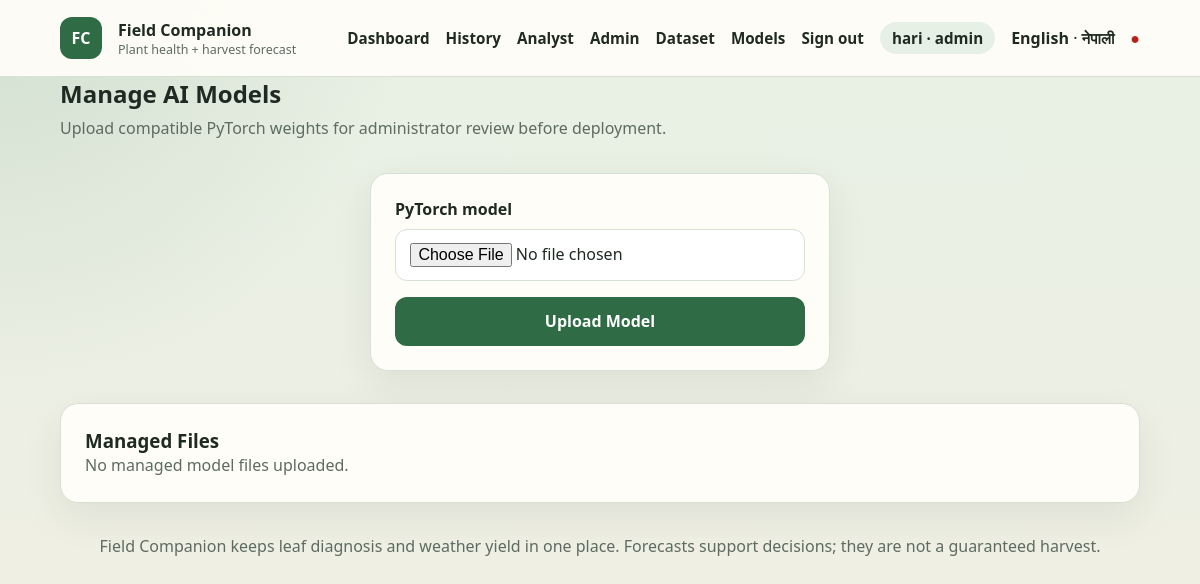
The page /admin/models (signed in) on the database its author committed.
### tables this page shows
CREATE TABLE users (
                id INTEGER PRIMARY KEY AUTOINCREMENT,
                name TEXT NOT NULL,
                email TEXT NOT NULL UNIQUE,
                password_hash TEXT NOT NULL,
                role TEXT NOT NULL DEFAULT 'farmer',
                created_at TEXT NOT NULL DEFAULT CURRENT_TIMESTAMP
            );

### app.py (the view, shortened to what this page needs)
@app.route("/admin/models", methods=["GET", "POST"])
@role_required("admin")
def manage_models():
    model_dir = Path(app.root_path) / "models" / "managed"
    model_dir.mkdir(parents=True, exist_ok=True)
    files = sorted(path.name for path in model_dir.iterdir() if path.is_file())
    return render_template("manage_models.html", files=files)

### app.py (called while the page is built)
@app.before_request
def enforce_csrf():
    if request.endpoint in {"static"}:
        return None
    return csrf_protect(lambda: None)()

@app.after_request
def add_security_headers(response):
    response.headers.setdefault("X-Content-Type-Options", "nosniff")
    response.headers.setdefault("X-Frame-Options", "SAMEORIGIN")
    response.headers.setdefault("Referrer-Policy", "strict-origin-when-cross-origin")
    response.headers.setdefault(
        "Content-Security-Policy",
        "default-src 'self'; img-src 'self' data:; style-src 'self' 'unsafe-inline'; script-src 'self'; connect-src 'self'; base-uri 'self'; form-action 'self'",
    )
    response.headers.setdefault("Permissions-Policy", "camera=(), microphone=(), geolocation=()")
    if getattr(g, "rate_remaining", None) is not None:
        response.headers["X-RateLimit-Remaining"] = str(g.rate_remaining)
    return response

def current_user():
    user_id = session.get("user_id")
    return find_user(user_id) if user_id else None

def current_lang():
    return session.get("lang", DEFAULT_LANG)

@app.context_processor
def inject_globals():
    lang = current_lang()
    return {
        "csrf_token": generate_csrf_token(),
        "user": current_user(),
        "lang": lang,
        "supported_languages": SUPPORTED_LANGUAGES,
        "language_labels": LANGUAGE_LABELS,
        "t": lambda key, **kwargs: translate(lang, key, **kwargs),
        "crop_label": lambda crop: crop_label(crop, lang),
        "js_i18n": js_strings_for(lang),
    }

def role_required(*roles):
    def decorator(view):
        @wraps(view)
        def wrapped(*args, **kwargs):
            user = current_user()
            if not user:
                if request.path.startswith("/api/"):
                    return jsonify({"error": "Authentication required."}), 401
                return redirect(url_for("login", next=request.path))
            if user["role"] not in roles:
                if request.path.startswith("/api/"):
                    return jsonify({"error": "You do not have permission for this resource."}), 403
                return render_template("error.html", code=403, message="You do not have permission for this page."), 403
            return view(*args, **kwargs)
        return wrapped
    return decorator

### translations.py (called while the page is built)
def js_strings_for(lang):
    lang = lang if lang in UI_STRINGS else DEFAULT_LANG
    return {k[3:]: v for k, v in UI_STRINGS[lang].items() if k.startswith("js_")}

### templates/manage_models.html (shortened to what this page needs)
{% extends "base.html" %}
{% block content %}
<div class="page-heading"><div><h2>{{ t('models_title') }}</h2><p>{{ t('models_desc') }}</p></div></div>
<div class="panel auth-panel"><form method="post" enctype="multipart/form-data" class="form-group"><input type="hidden" name="csrf_token" value="{{ csrf_token }}"><div class="form-control"><label for="model">{{ t('label_pytorch_model') }}</label><input id="model" name="model" type="file" accept=".pth,.pt" required></div><button class="btn btn-primary" type="submit">{{ t('btn_upload_model') }}</button></form></div>
<div class="table-panel panel"><h3>{{ t('managed_files') }}</h3>{% if files %}<ul>{% for file in files %}<li>{{ file }}</li>{% endfor %}</ul>{% else %}<p class="empty-state">{{ t('no_models') }}</p>{% endif %}</div>
{% endblock %}

### templates/base.html (shortened to what this page needs)
<!DOCTYPE html>
<html lang="{{ lang }}">
<head>
    <link rel="stylesheet" href="{{ url_for('static', filename='css/style.css') }}">
</head>
<body>
    <nav class="navbar">
        <div class="container">
            <a class="navbar-brand" href="{{ url_for('index') }}">
                <span class="brand-mark">FC</span>
                <span>
                    <strong>Field Companion</strong>
                    <small>{{ t('brand_tagline') }}</small>
                </span>
            </a>
            <div class="navbar-menu" id="navbar-menu">
                <a href="{{ url_for('index') }}">{{ t('nav_dashboard') }}</a>
                {% if user %}<a href="{{ url_for('history') }}">{{ t('nav_history') }}</a>{% endif %}
                {% if user and user['role'] in ('analyst', 'admin') %}<a href="{{ url_for('analyst_dashboard') }}">{{ t('nav_analyst') }}</a>{% endif %}
                {% if user and user['role'] == 'admin' %}
                    <a href="{{ url_for('admin_dashboard') }}">{{ t('nav_admin') }}</a>
                    <a href="{{ url_for('manage_dataset') }}">{{ t('nav_dataset') }}</a>
                    <a href="{{ url_for('manage_models') }}">{{ t('nav_models') }}</a>
                {% endif %}
                {% if user %}
                    <a href="{{ url_for('logout') }}">{{ t('nav_sign_out') }}</a>
                    <span class="user-chip">{{ user['name'] }} · {{ user['role'] }}</span>
                {% else %}
                    <a href="{{ url_for('login') }}">{{ t('nav_sign_in') }}</a>
                {% endif %}
                <span class="lang-switch">
                    {% for code in supported_languages %}
                        {% if code == lang %}
                            <strong>{{ language_labels[code] }}</strong>
                        {% else %}
                            <a href="{{ url_for('set_language', lang_code=code) }}">{{ language_labels[code] }}</a>
                        {% endif %}
                        {% if not loop.last %} · {% endif %}
                    {% endfor %}
                </span>
                <span class="status-indicator" id="health-status" title="API status">●</span>
            </div>
        </div>
    </nav>
    <main class="container">
        {% block content %}{% endblock %}
    </main>
    <footer>
        <p>{{ t('footer_note') }}</p>
    </footer>
</body>
</html>

### static/css/style.css (style rules this page uses)
:root { --bg: #f3efe4; --bg-accent: #e7f0e4; --ink: #1f2a22; --muted: #5d6b61; --primary: #2f6b45; --primary-dark: #214d32; --secondary: #c47b2b; --card: #fffdf8; --line: #d7e0d4; --danger: #b42318; --warning: #9a6700; --radius: 18px; --shadow: 0 14px 40px rgba(33, 52, 38, 0.08); }
* { box-sizing: border-box; margin: 0; padding: 0; }
body { font-family: "Source Sans 3", "Segoe UI", sans-serif; background: radial-gradient(circle at top left, rgba(47, 107, 69, 0.12), transparent 28%), linear-gradient(180deg, var(--bg-accent), var(--bg)); color: var(--ink); min-height: 100vh; }
.container { max-width: 1120px; margin: 0 auto; padding: 0 20px; }
.navbar { position: sticky; top: 0; z-index: 20; background: rgba(255, 253, 248, 0.92); backdrop-filter: blur(10px); border-bottom: 1px solid var(--line); }
.navbar .container, .navbar-menu, .navbar-brand { display: flex; align-items: center; gap: 1rem; }
.navbar .container { justify-content: space-between; min-height: 76px; }
.navbar-brand { text-decoration: none; color: var(--ink); }
.navbar-brand small { display: block; color: var(--muted); font-size: 0.78rem; }
.brand-mark { width: 42px; height: 42px; border-radius: 12px; display: grid; place-items: center; background: var(--primary); color: white; font-weight: 800; }
.navbar-menu a, .navbar-menu .user-chip { color: var(--ink); text-decoration: none; font-weight: 600; font-size: 0.95rem; }
.user-chip { background: var(--bg-accent); border-radius: 999px; padding: 0.35rem 0.75rem; color: var(--muted); }
.status-indicator { color: var(--primary); }
main { padding: 2rem 0 3rem; }
.hero, .panel, .status-card, .info-panel, .table-panel, .auth-panel { background: var(--card); border: 1px solid var(--line); border-radius: var(--radius); box-shadow: var(--shadow); }
.hero p, .panel-description, .hint, .weather-source, .empty-state, .page-heading p { color: var(--muted); line-height: 1.55; }
.panel, .info-panel, .table-panel, .auth-panel { padding: 1.5rem; }
.panel h2, .info-panel h2, .page-heading h2 { margin-bottom: 0.4rem; }
.form-group, .form-control { display: grid; gap: 0.55rem; }
.form-group { gap: 1rem; }
label { font-weight: 700; }
select, input[type="text"], input[type="email"], input[type="password"], input[type="number"], input[type="file"] { width: 100%; padding: 0.8rem 0.9rem; border: 1px solid var(--line); border-radius: 12px; background: white; font: inherit; }
.btn { border: 0; border-radius: 12px; padding: 0.85rem 1.1rem; font: inherit; font-weight: 700; cursor: pointer; text-decoration: none; display: inline-flex; justify-content: center; }
.btn-primary { background: var(--primary); color: white; width: 100%; }
.page-heading { display: flex; justify-content: space-between; margin-bottom: 1rem; }
.auth-panel { max-width: 460px; margin: 2rem auto; }
footer { color: var(--muted); text-align: center; padding: 2rem 1rem 3rem; }

### rows shown on the page
users: role "Admin", name "hari", role "admin"

### other values the page prints
{{ t('brand_tagline') }} "Plant health + harvest forecast"
{{ t('nav_dashboard') }} "Dashboard"
{{ t('nav_history') }} "History"
{{ t('nav_analyst') }} "Analyst"
{{ t('nav_dataset') }} "Dataset"
{{ t('nav_models') }} "Models"
{{ t('nav_sign_out') }} "Sign out"
{{ language_labels[code] }} "English"
{{ language_labels[code] }} "नेपाली"
{{ t('models_title') }} "Manage AI Models"
{{ t('models_desc') }} "Upload compatible PyTorch weights for administrator review before deployment."
{{ t('label_pytorch_model') }} "PyTorch model"
{{ t('btn_upload_model') }} "Upload Model"
{{ t('managed_files') }} "Managed Files"
{{ t('no_models') }} "No managed model files uploaded."
